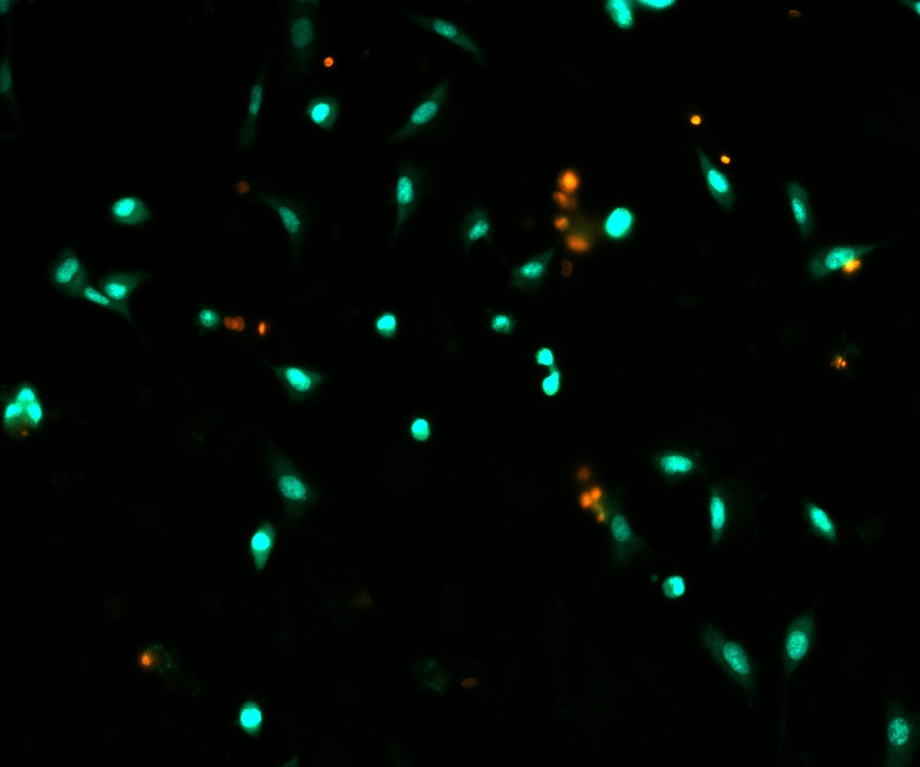
#> input picture cells/2.jpeg, 920 x 767 px, shrunk from 2464 x 2056 before the run, found by its file name
$ python kmeans.py
#> lines starting #> are read from the running program, lines starting #| are printed output that depends on the picture; after the words box and inside, x2 and y2 are one past the last pixel; in counts of white or black regions, pixels touching at a corner belong together
import cv2
import numpy as np
import matplotlib.pyplot as plt

# 1. Görüntüyü oku ve RGB'ye çevir
image = cv2.imread('C:/Users/AYSENUR SIMSEK/Desktop/YZ-VOST-LP/hucre_goruntuleri/contrast/2.jpeg')
#> image is the input picture: shape (767, 920, 3); mean B, G, R 3.8, 7.1, 1.3
image = cv2.cvtColor(image, cv2.COLOR_BGR2RGB)

# 2. Görüntüyü 2D piksel dizisine dönüştür
pixel_values = image.reshape((-1, 3))
pixel_values = np.float32(pixel_values)

# 3. K-Means parametreleri
criteria = (cv2.TERM_CRITERIA_EPS + cv2.TERM_CRITERIA_MAX_ITER, 100, 0.2)
k = 4
_, labels, centers = cv2.kmeans(pixel_values, k, None, criteria, 10, cv2.KMEANS_RANDOM_CENTERS)
#> centers = [[3.67, 95.32, 60.4], [0.671, 2.79, 0.682], [153.3, 82.89, 9.81], [8.55, 224.1, 186.9]]

centers = np.uint8(centers)
#> centers = [[3, 95, 60], [0, 2, 0], [153, 82, 9], [8, 224, 186]]
labels = labels.flatten()

# Küme merkezlerini analiz et
print("Küme Merkezleri (RGB):")
for i, c in enumerate(centers):
    print(f"Küme {i}: {c}")
#> this loop made 4 passes
#> (printed output is left out)

# Küme merkezlerini daha net belirlemek için parlaklık yerine genel renk dağılımını kullan
def identify_clusters(centers):
    cluster_info = {}

    # Renk dağılımına göre sıralama (arka plan genelde en karanlık olmalı)
    brightness = [np.sum(c) for c in centers]
#> brightness = [158, 2, 244, 418]
    bg_index = np.argmin(brightness)  # En az parlaklığa sahip olan arka plan olmalı
#> bg_index = 1

    others = [i for i in range(len(centers)) if i != bg_index]
#> others = [0, 2, 3]

    # En yüksek yeşil kanal -> canlı hücre
    green_index = max(others, key=lambda i: centers[i][1])
#> green_index = 3
    others.remove(green_index)

    # Geriye kalan ölü hücre (yüksek kırmızı ve yeşil)
    if others:
        dead_index = others[0]
#> dead_index = 0
    else:
        dead_index = None

    cluster_info['background'] = bg_index
    cluster_info['alive'] = green_index
    cluster_info['dead'] = dead_index
    return cluster_info


cluster_map = identify_clusters(centers)
#> cluster_map = {'background': 1, 'alive': 3, 'dead': 0}

# 5. Renkli segmentasyon görüntüsü oluştur
custom_colors = {
    'alive': [0, 255, 0],  # Canlı hücre: yeşil
    'dead': [255, 140, 0],  # Ölü hücre: turuncu
    'background': [0, 0, 0]  # Arka plan: siyah
}

colored_result = np.zeros_like(pixel_values)
for i, label in enumerate(labels):
    if label == cluster_map['alive']:
        colored_result[i] = custom_colors['alive']
    elif cluster_map['dead'] is not None and label == cluster_map['dead']:
        colored_result[i] = custom_colors['dead']
    else:
        colored_result[i] = custom_colors['background']
#> this loop made 705640 passes
#> label on passes 1 to 3: 0, 0, 0

colored_image = colored_result.reshape(image.shape)
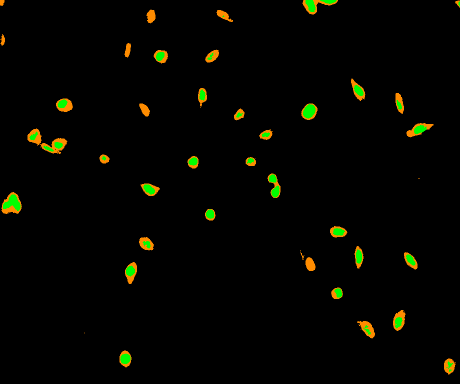
#> colored_image: shape (767, 920, 3) float32 (shown at 1/2 size); mean R, G, B 4.7, 5.3, 0

# 6. Hücre sayımı için maskeler
alive_mask = (labels == cluster_map['alive']).astype(np.uint8).reshape(image.shape[0], image.shape[1])
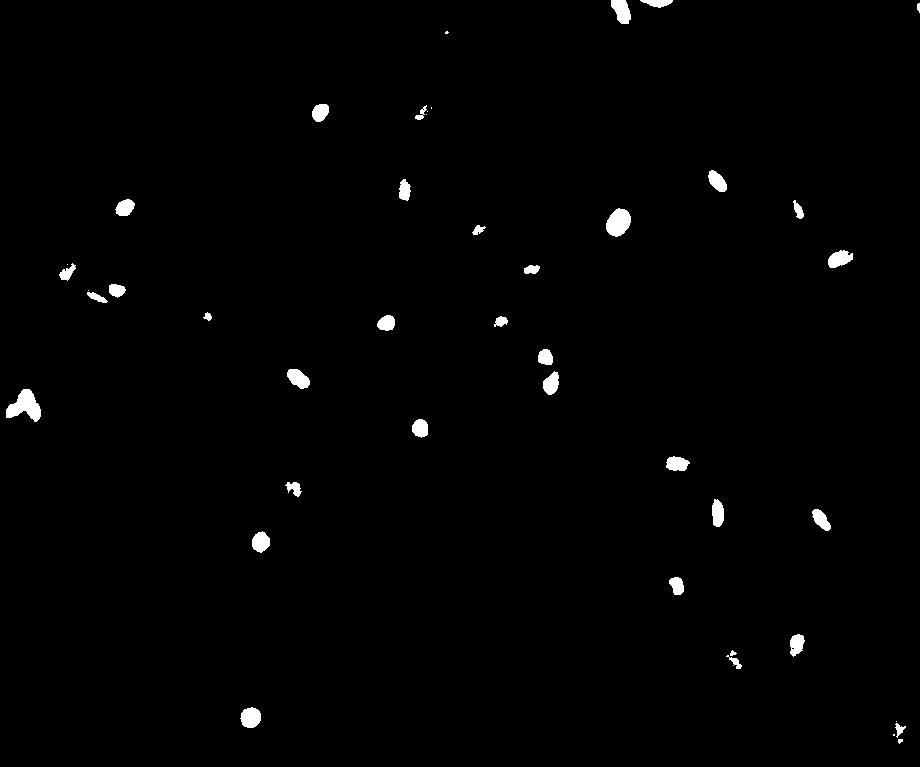
#> alive_mask: shape (767, 920); values 0 (black) and 1 (white), 1% white; 44 white regions (9 under 20 px), largest, box (x1, y1, x2, y2) and area: (6, 389, 41, 422) 655, (606, 208, 631, 237) 523, (611, 0, 631, 24) 340
dead_mask = (labels == cluster_map['dead']).astype(np.uint8).reshape(image.shape[0], image.shape[1]) if cluster_map[
                                                                                                            'dead'] is not None else np.zeros_like(
    alive_mask)
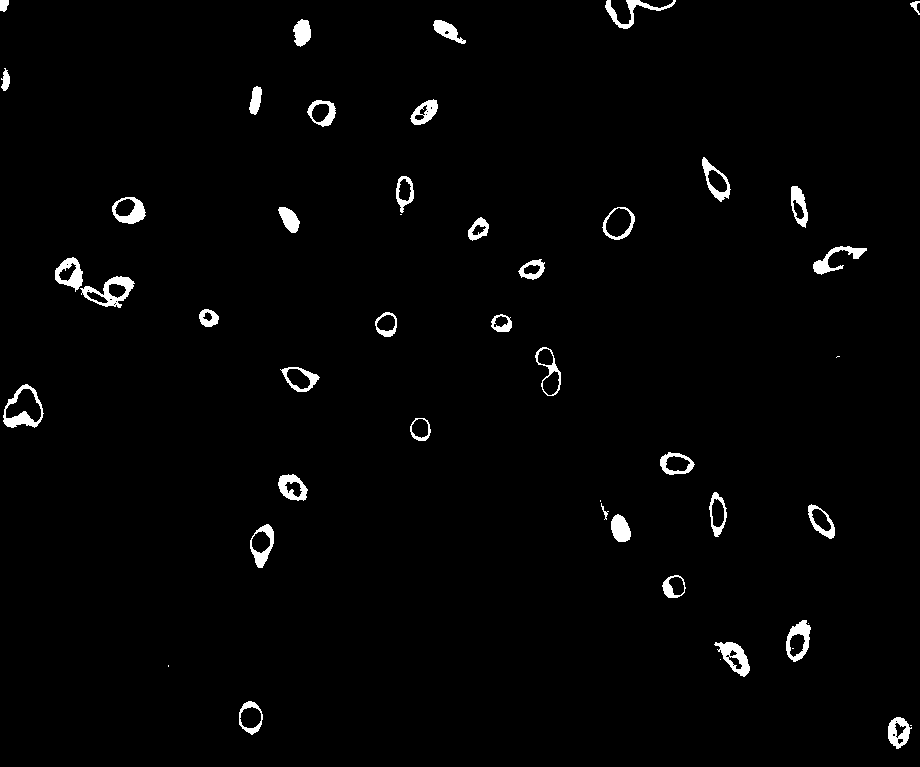
#> dead_mask: shape (767, 920); values 0 (black) and 1 (white), 1.8% white; 47 white regions (8 under 20 px), largest, box (x1, y1, x2, y2) and area: (80, 276, 135, 308) 676, (3, 384, 44, 428) 602, (714, 642, 750, 677) 569

# Gürültüyü azalt (morfolojik açma işlemi)
kernel = np.ones((3, 3), np.uint8)
alive_mask = cv2.morphologyEx(alive_mask, cv2.MORPH_OPEN, kernel)
#> alive_mask: shape (767, 920); values 0 (black) and 1 (white), 1% white; 37 white regions (2 under 20 px), largest, box (x1, y1, x2, y2) and area: (6, 389, 41, 422) 655, (606, 209, 631, 237) 521, (611, 0, 631, 24) 340
dead_mask = cv2.morphologyEx(dead_mask, cv2.MORPH_OPEN, kernel)
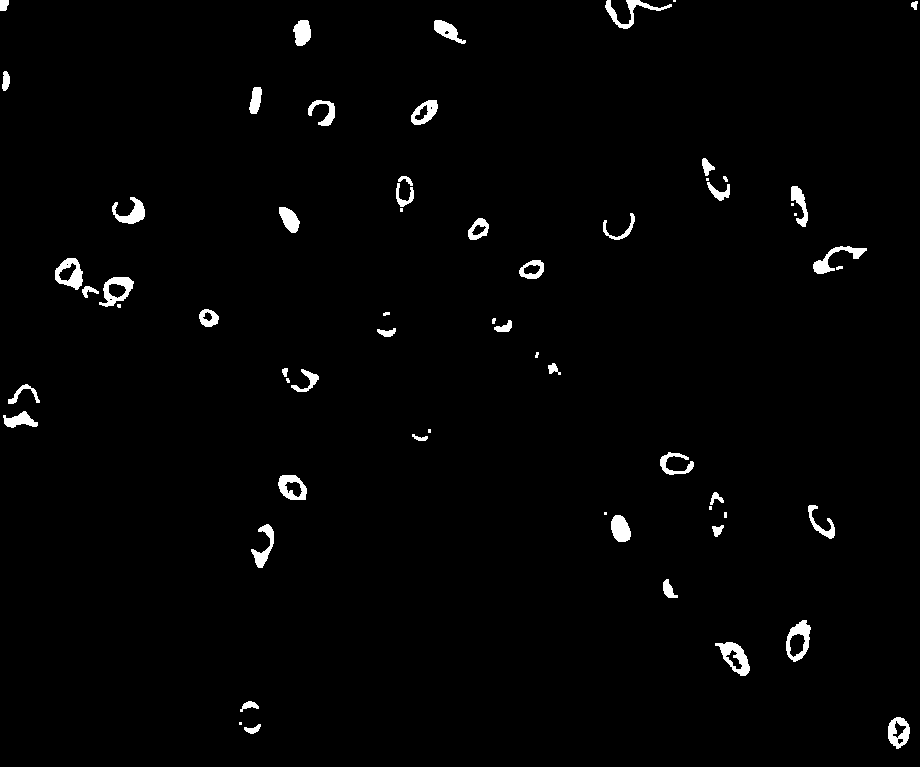
#> dead_mask: shape (767, 920); values 0 (black) and 1 (white), 1.7% white; 62 white regions (13 under 20 px), largest, box (x1, y1, x2, y2) and area: (715, 642, 750, 676) 544, (786, 620, 811, 662) 492, (55, 258, 83, 290) 489

# 7. Hücreleri say (connected components)
num_alive, _ = cv2.connectedComponents(alive_mask)
#> num_alive = 38
num_dead, _ = cv2.connectedComponents(dead_mask)
#> num_dead = 63

# Arka planı çıkar
alive_count = num_alive - 1  # Arka planı saymamak için -1
#> alive_count = 37
dead_count = num_dead - 1  # Arka planı saymamak için -1
#> dead_count = 62

print(f"\nCanlı hücre sayısı: {alive_count}")
#| Canlı hücre sayısı: 37
print(f"Ölü hücre sayısı: {dead_count}")
#| Ölü hücre sayısı: 62

# 8. Görselleri göster
plt.figure(figsize=(12, 6))
plt.subplot(1, 2, 1)
plt.title("Orijinal Görüntü")
plt.imshow(image)
plt.axis('off')

plt.subplot(1, 2, 2)
plt.title("K-Means Renkli Segmentasyon")
plt.imshow(colored_image)
plt.axis('off')
plt.show()
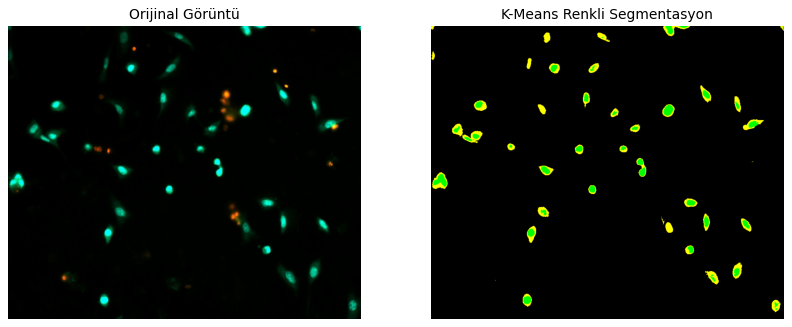
#> figure drawn by matplotlib, 2 panels

$ run again, with cells/1.jpeg copied over cells/2.jpeg
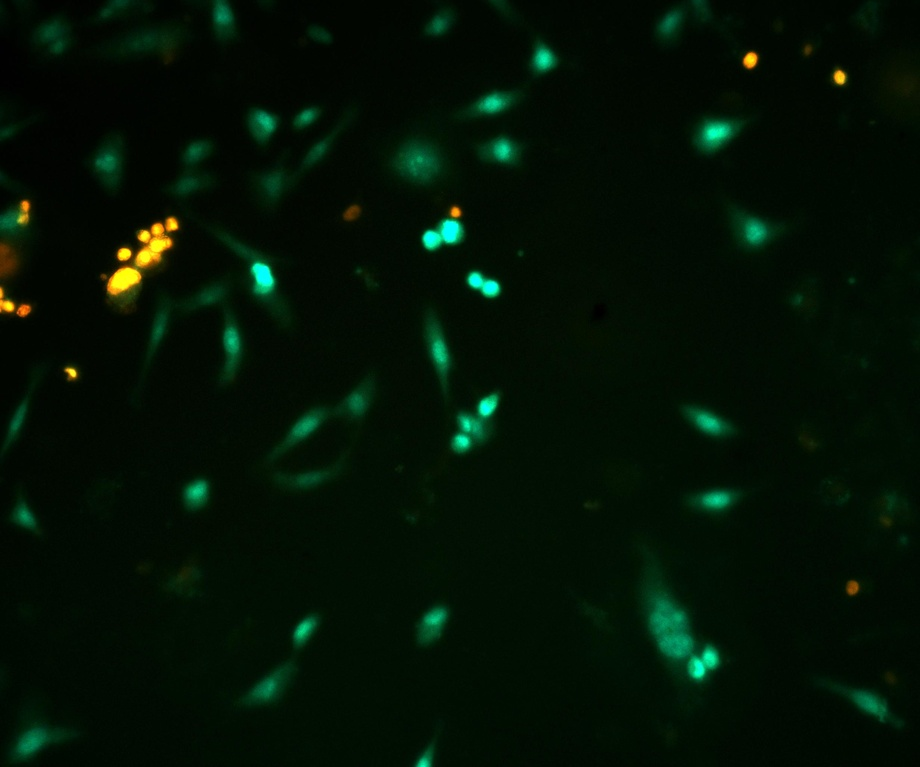
#> input picture cells/1.jpeg, 920 x 767 px, shrunk from 2464 x 2056 before the run, found by its file name
#> image is the input picture: shape (767, 920, 3); mean B, G, R 4.5, 17.8, 2.8
#> `_, labels, centers = cv2.kmeans(pixel_values, k, None, criteria, 10, c..`: centers = [[223.9, 173.8, 17.86], [6.04, 192.2, 135], [1.63, 13.48, 2.14], [7.38, 76.22, 37.06]]
#> `centers = np.uint8(centers)`: centers = [[223, 173, 17], [6, 192, 134], [1, 13, 2], [7, 76, 37]]
#> the loop `for i, c in enumerate(centers):` made 4 passes
#> (printed output is left out)
#> brightness = [413, 332, 16, 120]
#> bg_index = 2
#> others = [0, 1, 3]
#> green_index = 1
#> dead_index = 0
#> cluster_map = {'background': 2, 'alive': 1, 'dead': 0}
#> `alive_mask = (labels == cluster_map['alive']).astype(np.uint8).reshape..`:
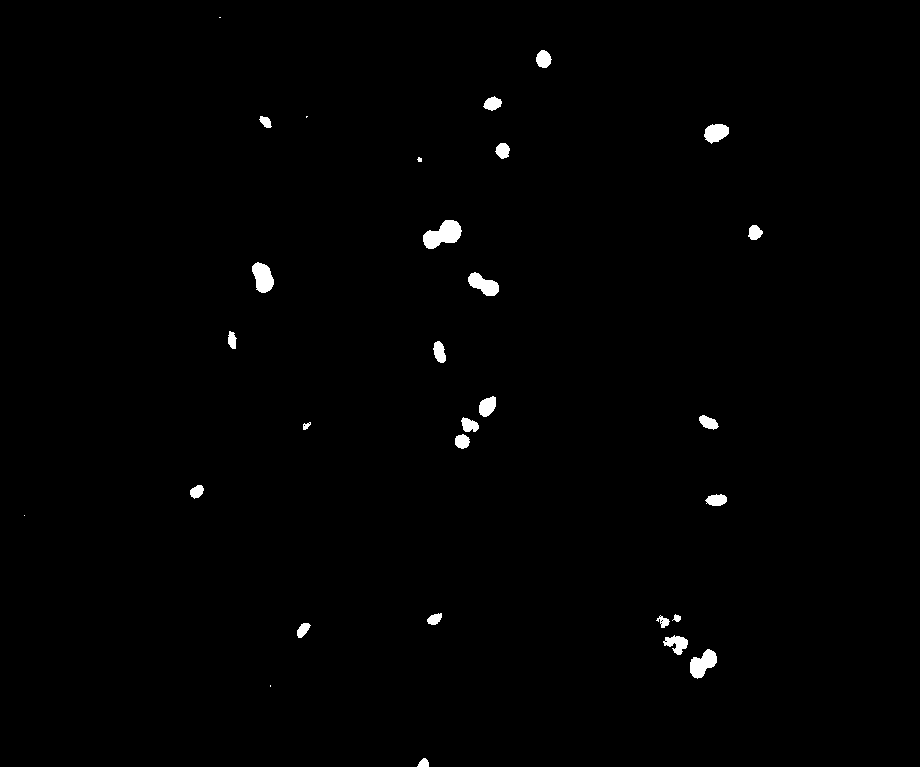
#> alive_mask: shape (767, 920); values 0 (black) and 1 (white), 0.79% white; 30 white regions (5 under 20 px), largest, box (x1, y1, x2, y2) and area: (423, 220, 462, 249) 694, (690, 649, 717, 679) 488, (252, 262, 274, 293) 478
#> num_alive = 27
#> num_dead = 12
#> alive_count = 26
#> dead_count = 11
#| Canlı hücre sayısı: 26
#| Ölü hücre sayısı: 11
#> `plt.show()`:
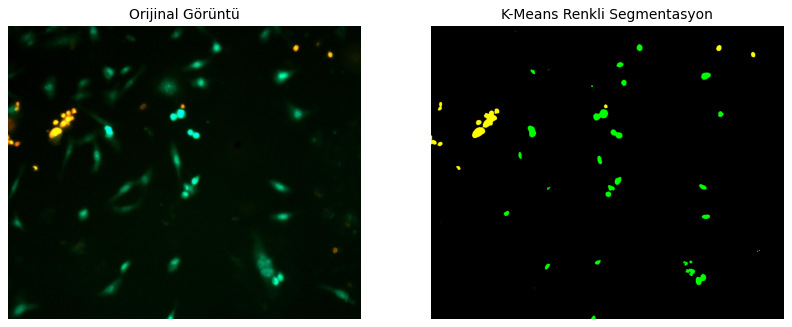
#> figure drawn by matplotlib, 2 panels

$ run again, with cells/11.jpeg copied over cells/2.jpeg
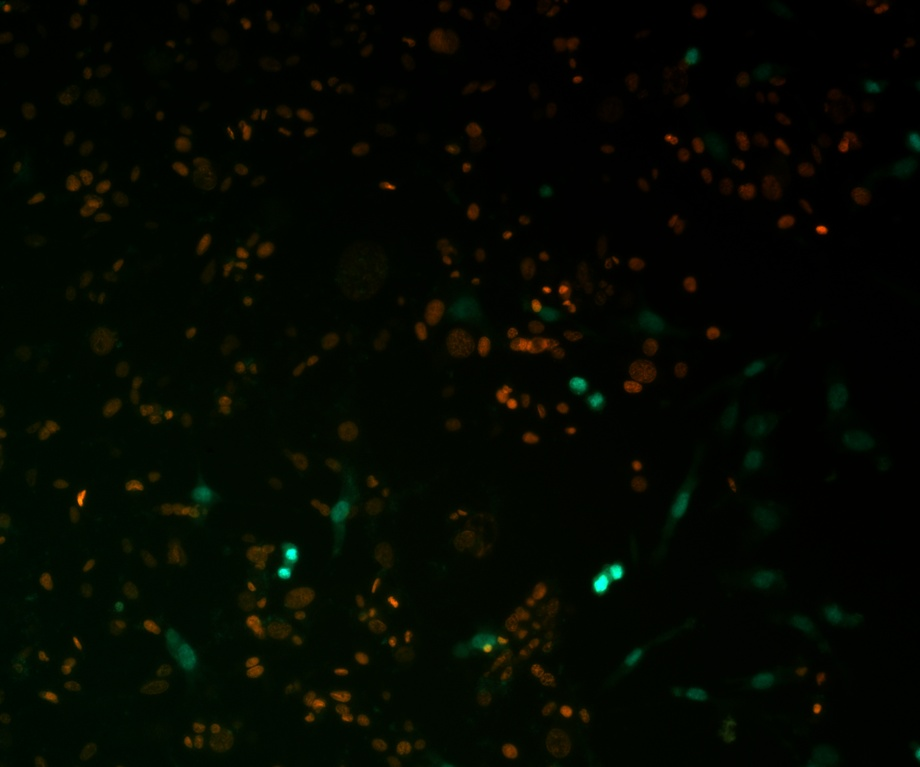
#> input picture cells/11.jpeg, 920 x 767 px, shrunk from 2464 x 2056 before the run, found by its file name
#> image is the input picture: shape (767, 920, 3); mean B, G, R 1.1, 7.8, 4.1
#> `_, labels, centers = cv2.kmeans(pixel_values, k, None, criteria, 10, c..`: centers = [[8.2, 183.9, 134.4], [22.74, 24.38, 5.08], [76.46, 39.96, 4.15], [1.52, 5.83, 0.542]]
#> `centers = np.uint8(centers)`: centers = [[8, 183, 134], [22, 24, 5], [76, 39, 4], [1, 5, 0]]
#> the loop `for i, c in enumerate(centers):` made 4 passes
#> (printed output is left out)
#> brightness = [325, 51, 119, 6]
#> bg_index = 3
#> others = [0, 1, 2]
#> green_index = 0
#> dead_index = 1
#> cluster_map = {'background': 3, 'alive': 0, 'dead': 1}
#> `alive_mask = (labels == cluster_map['alive']).astype(np.uint8).reshape..`:
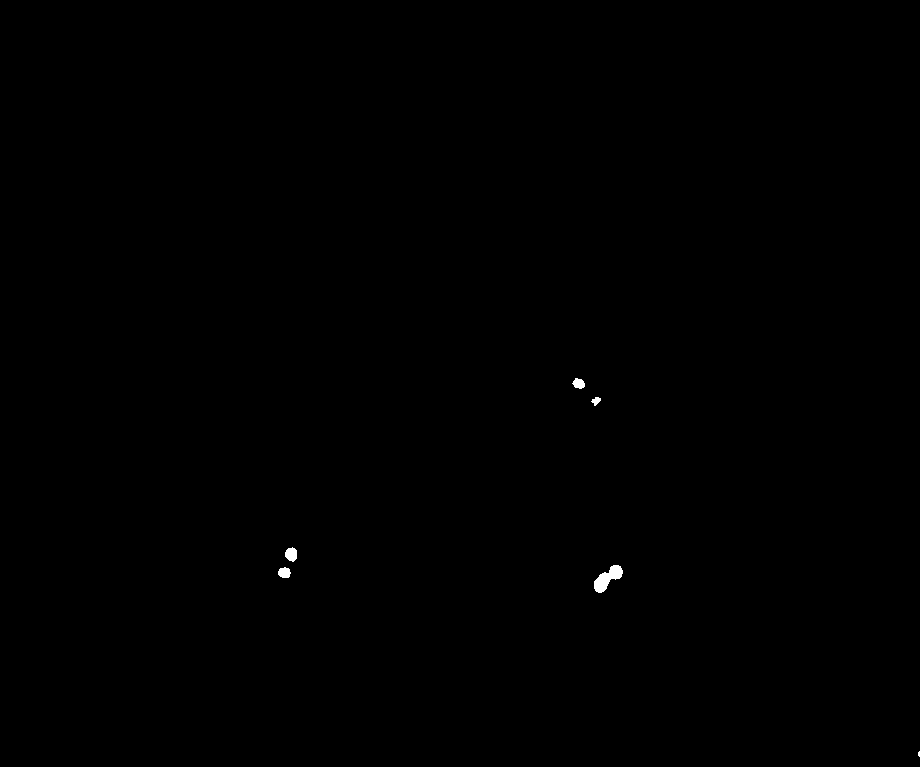
#> alive_mask: shape (767, 920); values 0 (black) and 1 (white), 0.12% white; 6 white regions (1 under 20 px), largest, box (x1, y1, x2, y2) and area: (594, 565, 623, 593) 407, (285, 547, 297, 562) 136, (278, 567, 291, 578) 111, (572, 378, 585, 389) 100, (591, 397, 601, 406) 53
#> num_alive = 7
#> num_dead = 381
#> alive_count = 6
#> dead_count = 380
#| Canlı hücre sayısı: 6
#| Ölü hücre sayısı: 380
#> `plt.show()`:
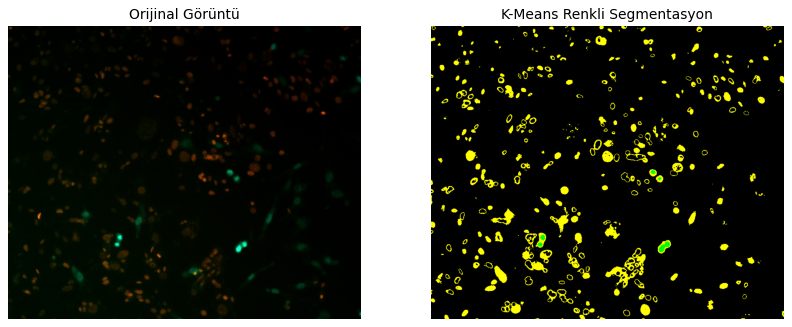
#> figure drawn by matplotlib, 2 panels
